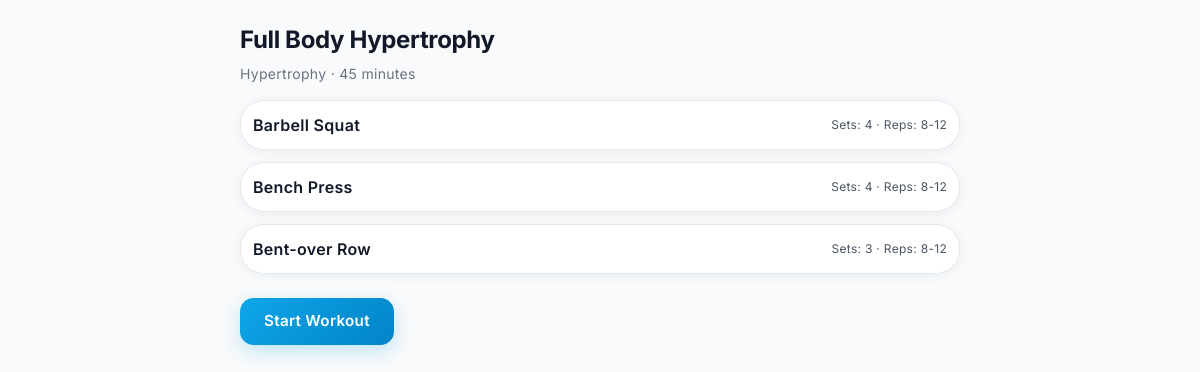
Screenshot of /workouts/1/ with the database file from the repository.
### workouts/models.py (models this page shows, shortened)
class Workout(models.Model):
    WORKOUT_TYPE_CHOICES = [
        ('hypertrophy', 'Hypertrophy'),
        ('strength', 'Strength'),
        ('endurance', 'Endurance'),
        ('balanced', 'Balanced'),
    ]
    name = models.CharField(max_length=200)
    workout_type = models.CharField(max_length=30, choices=WORKOUT_TYPE_CHOICES, default='balanced')
    duration_min = models.PositiveIntegerField(default=30)
    description = models.TextField(blank=True)
    created_at = models.DateTimeField(auto_now_add=True)
    class Meta:
        ordering = ['workout_type', 'name']

class Exercise(models.Model):
    workout = models.ForeignKey(Workout, on_delete=models.CASCADE, related_name='exercises')
    name = models.CharField(max_length=200)
    sets = models.PositiveIntegerField(null=True, blank=True)
    reps = models.CharField(max_length=50, blank=True, help_text='e.g. 8-12 or AMRAP')
    rest_seconds = models.PositiveIntegerField(null=True, blank=True)
    order = models.PositiveIntegerField(default=0)
    class Meta:
        ordering = ['order']

### workouts/views.py (the view)
# urls.py: path('<int:pk>/', views.workout_detail, name='detail'),
def workout_detail(request, pk):
    w = get_object_or_404(Workout, pk=pk)
    return render(request, 'workouts/detail.html', {'workout': w})

### templates/workouts/detail.html (shortened to what this page needs)
{% extends "base.html" %}
{% block content %}
<div class="p-6 max-w-3xl mx-auto">
  <h1 class="font-display text-2xl font-bold mb-2">{{ workout.name }}</h1>
  <p class="text-sm text-gray-500 mb-4">{{ workout.get_workout_type_display }} · {{ workout.duration_min }} minutes</p>
  <div class="space-y-3">
    {% for ex in workout.exercises.all %}
    <div class="p-3 nt-card">
      <div class="flex justify-between items-center">
        <div>
          <div class="font-semibold">{{ ex.name }}</div>
        </div>
        <div class="text-xs text-gray-600">Sets: {{ ex.sets }} · Reps: {{ ex.reps }}</div>
      </div>
    </div>
    {% empty %}
    <p>No exercises added to this workout.</p>
    {% endfor %}
  </div>
  <form method="post" action="{% url 'workouts:start' workout.pk %}">
    <button class="btn-primary mt-6">Start Workout</button>
  </form>
</div>
{% endblock %}

### static/css/modern-theme.css (style rules this page uses)
.nt-card { animation: slideInUp 0.6s cubic-bezier(0.4, 0, 0.2, 1) forwards; opacity: 0; }
button, .btn-primary, .btn-secondary, [class*="btn-"] { position: relative; overflow: hidden; transition: all 0.35s cubic-bezier(0.34, 1.56, 0.64, 1); }
button::before, .btn-primary::before, .btn-secondary::before { content: ''; position: absolute; top: 50%; left: 50%; width: 0; height: 0; border-radius: 50%; background: rgba(255, 255, 255, 0.5); transform: translate(-50%, -50%); transition: width 0.6s ease, height 0.6s ease, opacity 0.6s ease; pointer-events: none; opacity: 1; }
.nt-card { transition: all 0.4s cubic-bezier(0.34, 1.56, 0.64, 1); }
form { animation: slideInUp 0.5s ease-out forwards; }
form > * { animation: slideInUp 0.6s ease-out forwards; opacity: 0; }
form > :nth-child(2) { animation-delay: 0.1s; }
.grid > *, .flex > * { animation: slideInUp 0.5s ease-out forwards; opacity: 0; }
.grid > :nth-child(1), .flex > :nth-child(1) { animation-delay: 0.05s; }
.grid > :nth-child(2), .flex > :nth-child(2) { animation-delay: 0.1s; }
body { animation: slideInUp 0.5s ease-out; }
*, *::before, *::after { transition: background-color 0.3s cubic-bezier(0.4, 0, 0.2, 1), color 0.3s cubic-bezier(0.4, 0, 0.2, 1), border-color 0.3s cubic-bezier(0.4, 0, 0.2, 1), box-shadow 0.3s cubic-bezier(0.4, 0, 0.2, 1); }
h1, h2, h3, h4, h5, h6 { animation: slideInLeft 0.6s ease-out forwards; opacity: 0; }
h1 { animation-delay: 0.05s; }

### templates/base.html (style rules this page uses)
* { font-family: 'Inter', sans-serif; transition: border-color 0.3s ease, box-shadow 0.3s ease, transform 0.3s ease; }
button, a, .btn-primary, .btn-secondary, .nt-card, .food-item { transition: border-color 0.3s ease, box-shadow 0.3s ease, transform 0.3s ease; }
h1, h2, h3, h4, h5, h6, .font-display { font-family: 'Inter', sans-serif; font-weight: 700; letter-spacing: -0.015em; line-height: 1.3; }
h1 { font-size: 3rem; font-weight: 800; letter-spacing: -0.02em; }
body { font-weight: 400; line-height: 1.65; letter-spacing: 0.3px; background: #f8fafc; }
html { scroll-behavior: smooth; }
.nt-card { background: #ffffff; border-radius: 1.5rem; box-shadow: 0 2px 12px rgba(15, 23, 42, 0.06); border: 1px solid #e2e8f0; backdrop-filter: blur(12px); transition: all 0.4s cubic-bezier(0.4, 0, 0.2, 1); }
.btn-primary, .btn-secondary, .btn-danger { font-weight: 600; border: none; cursor: pointer; position: relative; overflow: hidden; font-size: 0.95rem; letter-spacing: 0.3px; transition: all 0.35s cubic-bezier(0.4, 0, 0.2, 1); }
.btn-primary { padding: 0.75rem 1.5rem; background: linear-gradient(135deg, #0ea5e9 0%, #0284c7 100%); color: #ffffff; box-shadow: 0 6px 20px rgba(14, 165, 233, 0.25); border-radius: 0.85rem; }
button::before, a[class*="btn"]::before { content: ''; position: absolute; top: 50%; left: 50%; width: 0; height: 0; border-radius: 50%; background: rgba(255, 255, 255, 0.4); transform: translate(-50%, -50%); transition: width 0.8s ease, height 0.8s ease, opacity 0.8s ease; pointer-events: none; opacity: 0; }

### rows the page displays
Workout: name "Full Body Hypertrophy", workout_type "Hypertrophy", duration_min "45"
Exercise: name "Barbell Squat", sets "4", reps "8-12"
Exercise: name "Bench Press", sets "4", reps "8-12"
Exercise: name "Bent-over Row", sets "3", reps "8-12"
